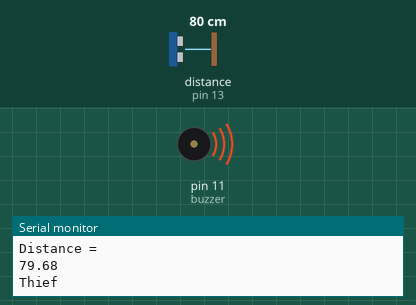
Simulated run of this sketch. Board: Arduino Uno, built with avr-gcc and run on an emulated ATmega328P. On the bench: buzzer (waves = sounding), the last lines printed to the serial monitor. Wiring (inferred from the names in the program): ultrasonic range finder: trigger pin 10; echo pin 13. Inputs (shaded band) come from the test bench; at power-on: distance to the obstacle (sensor on pin 13) 80 cm. The echo pulse lasts 58.3 µs per cm.

Above: at 1.4 s.
1.5 s: distance to the obstacle (sensor on pin 13) set to 7 cm
4.7 s: distance to the obstacle (sensor on pin 13) set to 4 cm
At 5.4 s:
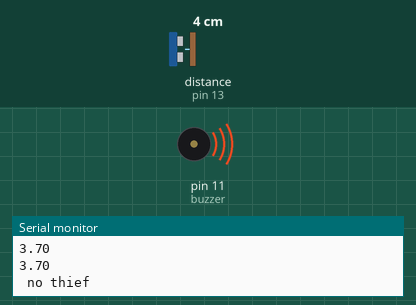
7.3 s: distance to the obstacle (sensor on pin 13) set to 9 cm
At 10.4 s:
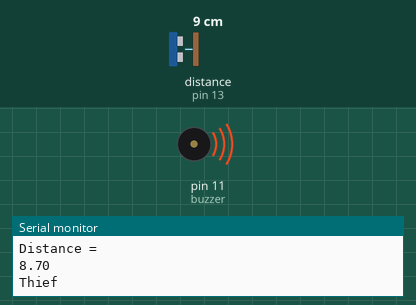
10.5 s: distance to the obstacle (sensor on pin 13) set to 2 cm
At 11.6 s:
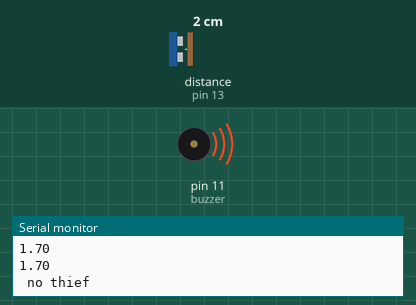
Timing chart, 0 to 13.0 s (numbered marks = the images above; inputs shaded):
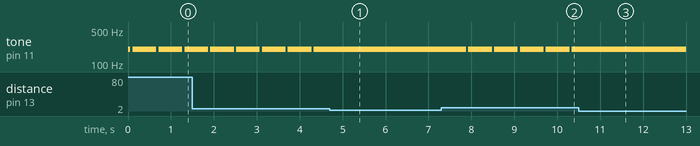

Measured:
- after the input at 4.7 s, tone on pin 11 (buzzer): stops changing and stays 200 Hz
- after the input at 7.3 s, tone on pin 11 (buzzer): alternates 200 Hz for 0.55 s and silent for 0.05 s, starting after 0.58 s
- after the input at 10.5 s, tone on pin 11 (buzzer): stops changing and stays 200 Hz
- by itself, tone on pin 11 (buzzer): alternates 200 Hz for 0.55 s and silent for 0.05 s

The sketch:

UV_Sensor.ino
```cpp
#define trigPin 10
#define echoPin 13


float duration, distance;
int buzzer = 11;
void setup() {
  Serial.begin (9600);
  pinMode(trigPin, OUTPUT);
  pinMode(echoPin, INPUT);
  pinMode(buzzer,OUTPUT);
}

void loop() {

  // Write a pulse to the HC-SR04 Trigger Pin

  digitalWrite(trigPin, LOW);
  delayMicroseconds(2);
  digitalWrite(trigPin, HIGH);
  delayMicroseconds(10);
  digitalWrite(trigPin, LOW);

  // Measure the response from the HC-SR04 Echo Pin

  duration = pulseIn(echoPin, HIGH);

  // Determine distance from duration
  // Use 343 metres per second as speed of sound

 distance = (duration / 2) * 0.0343;


  // Send results to Serial Monitor

  Serial.println("Distance = ");
  Serial.println(distance);
  if (distance >= 5) {
     Serial.println("Thief");
     tone(buzzer,200);
     delay(50);
     noTone(buzzer);
     delay(50);
     tone(buzzer,200);

  }
  else {
    Serial.println(distance);
    Serial.println(" no thief");
    delay(500);
  }
  delay(500);
}
```
